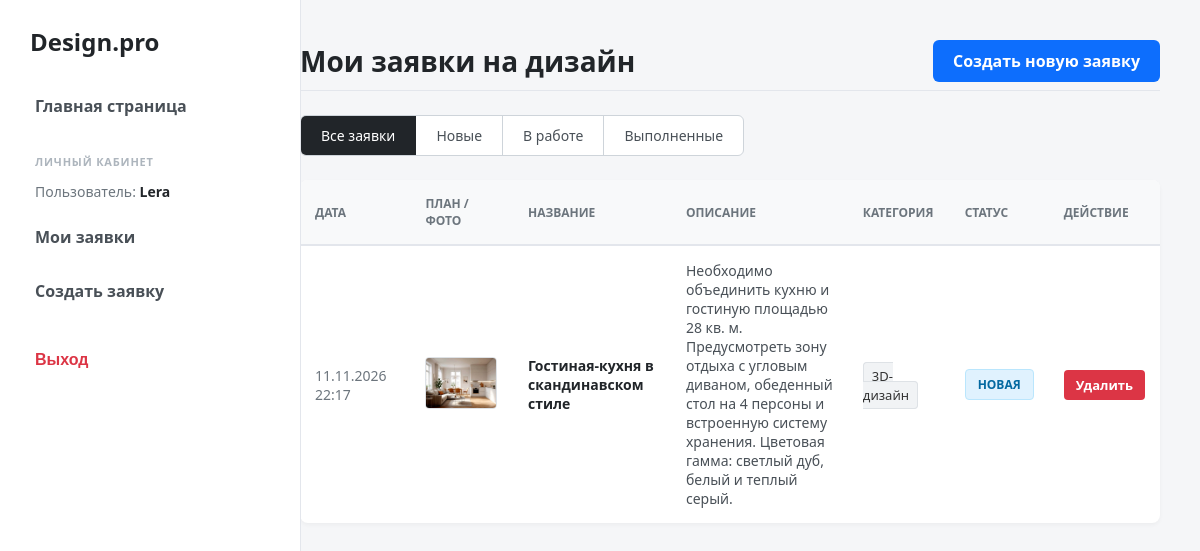
Before: /catalog/profile/ (signed in) with the older database file.
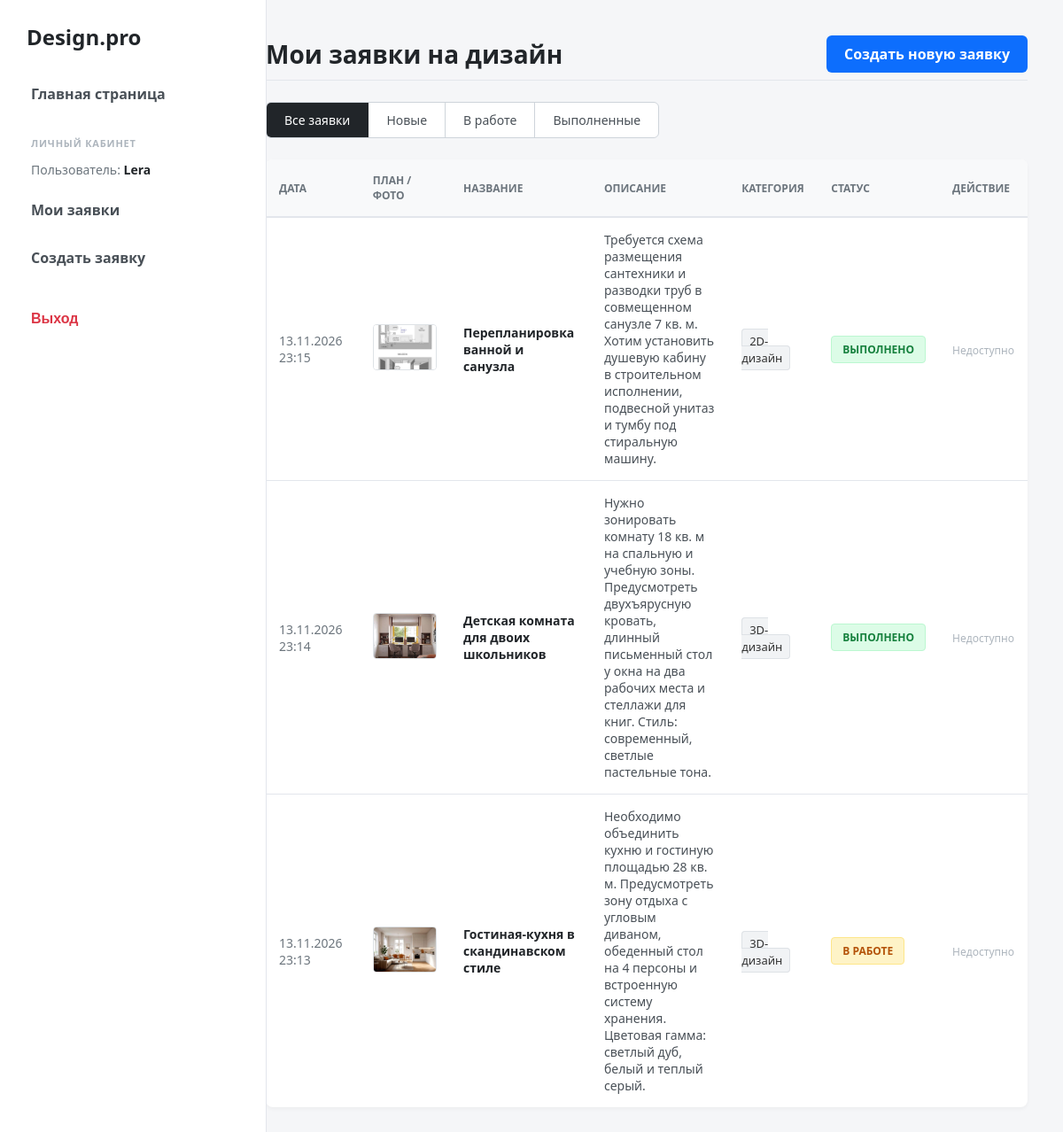
After: the same page with the newer database file.
### catalog/models.py (models this page shows, shortened)
class Application(models.Model):
    STATUS_CHOICES = (
        ('n', 'Новая'),
        ('w', 'Принято в работу'),
        ('d', 'Выполнено'),
    )
    id = models.UUIDField(primary_key=True, default=uuid.uuid4, help_text="Уникальный ID заявки")
    user = models.ForeignKey(User, on_delete=models.CASCADE, verbose_name="Заявитель")
    title = models.CharField(max_length=200, verbose_name="Название") # чар для короткого
    description = models.TextField(verbose_name="Описание") # текст для длинного
    category = models.ForeignKey(Category, on_delete=models.CASCADE, verbose_name="Категория") #связь с таблицей категорий
    photo = models.ImageField(upload_to='plans/', verbose_name="Фото помещения или его план") #поле для загрузки картинки
    design_photo = models.ImageField(upload_to='designs/', null=True, blank=True, verbose_name="Итоговый дизайн")
    created_at = models.DateTimeField(auto_now_add=True, verbose_name="Временная метка добавления")
    status = models.CharField(max_length=1, choices=STATUS_CHOICES, default='n', verbose_name="Статус заявки")
    comment = models.TextField(null=True, blank=True, verbose_name="Комментарий администратора")
    class Meta:
        ordering = ['-created_at']  # свежие заявки выводятся в начале списка по умолчанию
        verbose_name = "Заявка"
        verbose_name_plural = "Заявки"

class Category(models.Model):
    name = models.CharField(max_length=200, unique=True, verbose_name="Название категории") #unique=True запрещает 2 одинаковых категории делать
    class Meta:
        verbose_name = "Категория заявки"
        verbose_name_plural = "Категории заявок"

### catalog/views.py (the view)
# urls.py: path('profile/', views.profile_view, name='profile'),
@login_required #без входа в аккаунт сюда не попасть
def profile_view(request):
    user_apps = Application.objects.filter(user=request.user).order_by('-created_at') #берет из базы только заявки текущего пользователя
    status_filter = request.GET.get('status')
    if status_filter in ['n', 'w', 'd']:  # если выбрана вкладка (Новая, В работе или Выполнена)
        user_apps = user_apps.filter(status=status_filter) # оставляем заявки только с этим статусом
    return render(request, 'catalog/profile.html', {
        'user_apps': user_apps,
        'status_filter': status_filter
    })

### catalog/templates/catalog/profile.html
{% extends "catalog/base_generic.html" %}
{% block content %}
<div class="d-flex justify-content-between align-items-center mb-4 pb-2 border-bottom">
    <h2 style="font-weight: 800; margin: 0; font-size: 28px; color: #212529;">Мои заявки на дизайн</h2>
    <a href="{% url 'application-create' %}" class="btn-primary">Создать новую заявку</a>
</div>
<div class="mb-4">
    <div class="btn-group">
        <a href="{% url 'profile' %}" class="btn-filter {% if not status_filter %}active{% endif %}">Все заявки</a>
        <a href="{% url 'profile' %}?status=n" class="btn-filter {% if status_filter == 'n' %}active{% endif %}">Новые</a>
        <a href="{% url 'profile' %}?status=w" class="btn-filter {% if status_filter == 'w' %}active{% endif %}">В работе</a>
        <a href="{% url 'profile' %}?status=d" class="btn-filter {% if status_filter == 'd' %}active{% endif %}">Выполненные</a>
    </div>
</div>
{% if user_apps %}
    <table class="custom-table">
        <thead>
            <tr>
                <th style="width: 14%;">Дата</th>
                <th style="width: 12%;">План / Фото</th>
                <th style="width: 20%;">Название</th>
                <th style="width: 26%;">Описание</th>
                <th style="width: 12%;">Категория</th>
                <th style="width: 11%;">Статус</th>
                <th style="width: 5%;">Действие</th>
            </tr>
        </thead>
        <tbody>
            {% for app in user_apps %}
                <tr>
                    <td style="color: #6c757d; font-weight: 500;">{{ app.created_at|date:"d.m.Y H:i" }}</td>
                    <td>
                        {% if app.photo %}
                            <a href="{{ app.photo.url }}" target="_blank" title="Открыть в полном размере">
                                <img src="{{ app.photo.url }}" alt="План" style="width: 70px; height: 50px; object-fit: cover; border-radius: 4px; border: 1px solid #dee2e6;">
                            </a>
                        {% else %}
                            <span style="color: #adb5bd; font-size: 12px;">Нет фото</span>
                        {% endif %}
                    </td>
                    <td style="font-weight: 700; color: #212529;">{{ app.title }}</td>
                    <td style="color: #495057;">{{ app.description }}</td>
                    <td><span style="background: #f1f3f5; padding: 4px 8px; border-radius: 4px; border: 1px solid #dee2e6; font-size: 13px; font-weight: 500;">{{ app.category.name }}</span></td>
                    <td>
                        {% if app.status == 'n' %}
                            <span class="badge badge-new">Новая</span>
                        {% elif app.status == 'w' %}
                            <span class="badge badge-work">В работе</span>
                        {% elif app.status == 'd' %}
                            <span class="badge badge-done">Выполнено</span>
                        {% endif %}
                    </td>
                    <td>
                        {% if app.status == 'n' %}
                            <a href="{% url 'application-delete' app.pk %}" style="display: inline-block; background-color: #dc3545; color: #fff; text-decoration: none; padding: 6px 12px; border-radius: 4px; font-weight: 600; font-size: 13px; border: none; cursor: pointer;">Удалить</a>
                        {% else %}
                            <span style="color: #adb5bd; font-size: 12px; font-weight: 500; white-space: nowrap;">Недоступно</span>
                        {% endif %}
                    </td>
                </tr>
            {% endfor %}
        </tbody>
    </table>
{% else %}
    <div style="background: #fff; padding: 40px; text-align: center; color: #6c757d; border-radius: 8px; border: 1px solid #e3e6ec; font-weight: 500; font-size: 16px;">
        Заявок с выбранным статусом не обнаружено.
    </div>
{% endif %}
{% endblock %}

### catalog/templates/catalog/base_generic.html (shortened to what this page needs)
<!doctype html>
<html lang="ru">
  <head>
  </head>
  <body>
    <div class="sidebar">
      <h3>Design.pro</h3>
      <ul class="sidebar-nav">
        <li><a href="{% url 'index' %}">Главная страница</a></li>
        {% if user.is_authenticated %}
          <li class="sidebar-title">Личный кабинет</li>
          <li style="padding: 5px 15px; font-size: 14px; color: #6c757d;">Пользователь: <strong style="color: #212529;">{{ user.username }}</strong></li>
          <li><a href="{% url 'profile' %}">Мои заявки</a></li>
          <li><a href="{% url 'application-create' %}">Создать заявку</a></li>
          <li style="margin-top: 25px;">
            <form method="post" action="{% url 'logout' %}">
              <button type="submit" class="btn-logout">Выход</button>
            </form>
          </li>
        {% else %}
          <li class="sidebar-title">Аккаунт</li>
          <li><a href="{% url 'login' %}">Вход</a></li>
          <li><a href="{% url 'register' %}">Регистрация</a></li>
        {% endif %}
      </ul>
    </div>
    <div class="main-content">
      {% block content %} {% endblock %}
    </div>
  </body>
</html>

### catalog/templates/catalog/base_generic.html (style rules this page uses)
body { background-color: #f5f6f8; font-family: system-ui, -apple-system, sans-serif; margin: 0; padding: 0; overflow-x: hidden; color: #333; }
.sidebar { position: fixed; top: 0; left: 0; bottom: 0; width: 260px; background: #ffffff; border-right: 1px solid #e3e6ec; padding: 25px 20px; z-index: 100; }
.sidebar h3 { font-weight: 800; color: #212529; margin-top: 0; margin-bottom: 25px; font-size: 24px; padding: 0 10px; }
.sidebar-nav { list-style: none; padding-left: 0; margin-bottom: 0; }
.sidebar-nav li { margin-bottom: 8px; }
.sidebar-nav li a { text-decoration: none; color: #495057; display: block; padding: 12px 15px; border-radius: 6px; font-weight: 600; transition: all 0.2s; }
.sidebar-title { font-size: 11px; font-weight: 700; text-transform: uppercase; color: #adb5bd; letter-spacing: 0.8px; margin: 25px 0 10px 15px; list-style: none; }
.btn-logout { background: none; border: none; text-align: left; width: 100%; color: #dc3545; padding: 12px 15px; border-radius: 6px; font-weight: 600; cursor: pointer; transition: all 0.2s; font-size: 16px; }
.main-content { margin-left: 260px; padding: 40px; width: calc(100% - 260px); min-height: 100vh; box-sizing: border-box; }
.btn-primary { display: inline-block; background-color: #0d6efd; color: #fff; text-decoration: none; padding: 10px 20px; border-radius: 6px; font-weight: 600; border: none; cursor: pointer; }
.btn-group { display: inline-flex; border-radius: 6px; overflow: hidden; border: 1px solid #ced4da; background: #fff; }
.btn-filter { text-decoration: none; color: #495057; padding: 10px 20px; border-right: 1px solid #ced4da; font-weight: 500; font-size: 14px; }
.btn-filter:last-child { border-right: none; }
.btn-filter.active { background-color: #212529; color: #fff; border-color: #212529; }
.d-flex { display: flex; }
.justify-content-between { justify-content: space-between; }
.align-items-center { align-items: center; }
.mb-4 { margin-bottom: 1.5rem; }
.pb-2 { padding-bottom: 0.5rem; }
.border-bottom { border-bottom: 1px solid #e3e6ec; }
.custom-table { width: 100%; border-collapse: collapse; background: #fff; border-radius: 8px; overflow: hidden; box-shadow: 0 2px 4px rgba(0,0,0,0.04); }
.custom-table th { background-color: #f8f9fa; color: #6c757d; font-size: 12px; text-transform: uppercase; font-weight: 700; padding: 15px; text-align: left; border-bottom: 2px solid #e3e6ec; }
.custom-table td { padding: 15px; border-bottom: 1px solid #e3e6ec; font-size: 14px; }
.custom-table tr:last-child td { border-bottom: none; }
.badge { display: inline-block; padding: 6px 12px; font-size: 12px; font-weight: 700; border-radius: 4px; text-transform: uppercase; }
.badge-work { background-color: #fef3c7; color: #b45309; border: 1px solid #fde68a; }
.badge-done { background-color: #dcfce7; color: #15803d; border: 1px solid #bbf7d0; }

Changed rows visible on the page:
removed Application: created_at "11.11.2026 22:17", photo (picture), title "Гостиная-кухня в скандинавском стиле", description "Необходимо объединить кухню и гостиную площадью 28 кв. м. Предусмотреть зону отдыха с угловым диваном, обеденный стол на 4 персоны и встроенную систему хранения. Цветовая гамма: светлый дуб, белый и теплый серый.", category.name "3D-дизайн", status "НОВАЯ"
added Application: created_at "13.11.2026 23:15", photo (picture), title "Перепланировка ванной и санузла", description "Требуется схема размещения сантехники и разводки труб в совмещенном санузле 7 кв. м. Хотим установить душевую кабину в строительном исполнении, подвесной унитаз и тумбу под стиральную машину.", category.name "2D-дизайн", status "ВЫПОЛНЕНО"
added Application: created_at "13.11.2026 23:14", photo (picture), title "Детская комната для двоих школьников", description "Нужно зонировать комнату 18 кв. м на спальную и учебную зоны. Предусмотреть двухъярусную кровать, длинный письменный стол у окна на два рабочих места и стеллажи для книг. Стиль: современный, светлые пастельные тона.", category.name "3D-дизайн", status "ВЫПОЛНЕНО"
added Application: created_at "13.11.2026 23:13", photo (picture), title "Гостиная-кухня в скандинавском стиле", description "Необходимо объединить кухню и гостиную площадью 28 кв. м. Предусмотреть зону отдыха с угловым диваном, обеденный стол на 4 персоны и встроенную систему хранения. Цветовая гамма: светлый дуб, белый и теплый серый.", category.name "3D-дизайн", status "В РАБОТЕ"
